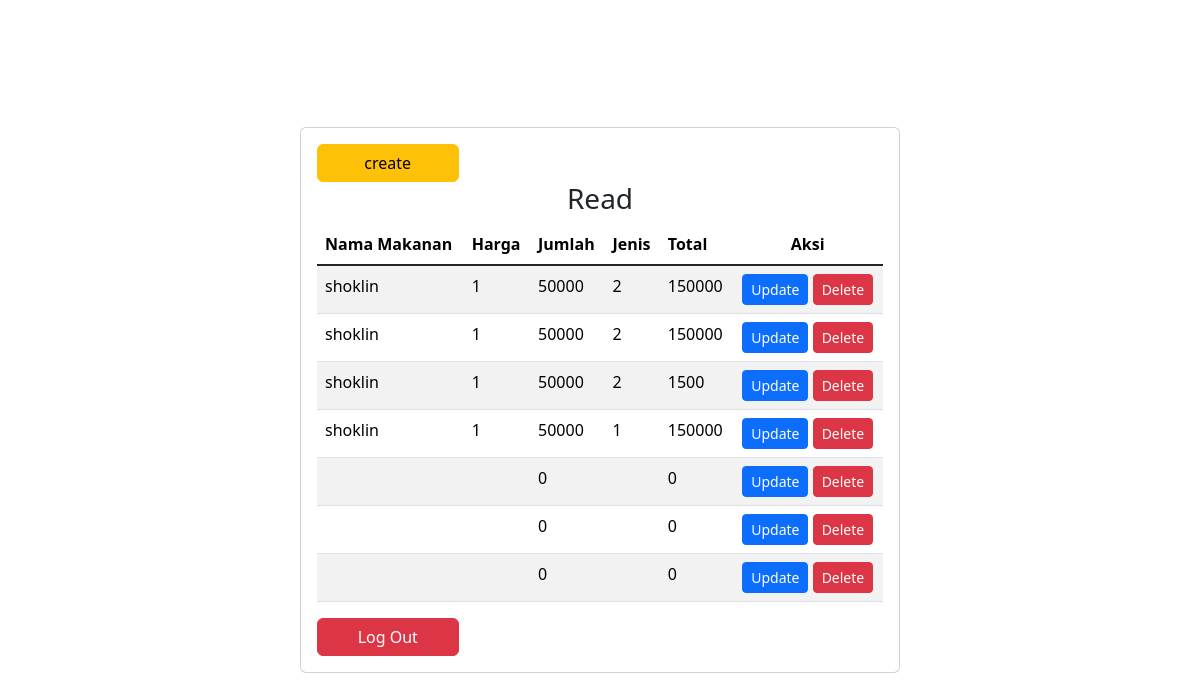
The app's page /read.php with its own data.
### tables this page shows
CREATE TABLE `sembako` (
  `id` int(11) NOT NULL AUTO_INCREMENT,
  `nama` varchar(255) NOT NULL,
  `jenis` varchar(255) NOT NULL,
  `harga` int(11) NOT NULL,
  `barang` varchar(255) NOT NULL,
  `total` int(11) DEFAULT NULL,
  PRIMARY KEY (`id`)
);

### read.php (the view, shortened to what this page needs)
<?php include 'connect.php' ?>
<!DOCTYPE html>
<html lang="en">
<head>
    <link href="https://cdn.jsdelivr.net/npm/bootstrap@5.3.1/dist/css/bootstrap.min.css" rel="stylesheet"
>
</head>
<body class="min-vh-100 d-flex align-items-center">
    <div class="card w-50 m-auto p-3">
        <a class="btn btn-warning w-25 flex-end" href="create.php">create</a>
        <h3 class="text-center">Read</h3>
        <table class="table table-striped">
            <thead>
                <tr>
                    <th>Nama Makanan</th>
                    <th>Harga</th>
                    <th>Jumlah</th>
                    <th>Jenis</th>
                    <th>Total</th>
                    <th class="text-center">Aksi</th>
                </tr>
            </thead>
            <tbody class="table-group-divider">
                <?php
    $sql = "select * from sembako";
    $result = mysqli_query($conn, $sql);
    if ($result) {
        while($data =mysqli_fetch_assoc($result)) {
            $id = $data['id'];
            $nama = $data['nama'];
            $jenis = $data['jenis'];
            $harga = $data['harga'];
            $barang = $data['barang'];
            $total = $data['total'];
            echo '
            <tr>
            <td>'.$nama.'</td>
            <td>'.$jenis.'</td>
            <td>'.$harga.'</td>
            <td>'.$barang.'</td>
            <td>'.$total.'</td>
            <td class= "text-center">
                <a href="update.php?id='.$id.'"class="btn btn-sm btn-primary"> Update </a>
                <button onClick="hapus('.$id.')"class="btn btn-sm btn-danger">Delete</button>
            </td>
            </tr>
            ';
        }
        }
    ?>
            </tbody>
        </table>
        <a class="btn btn-danger w-25 flex-end" href="logout.php">Log Out</a>
    </div>
</body>
</html>

### records on screen
sembako: nama "shoklin", jenis "1", harga "50000", barang "2", total "150000"
sembako: nama "shoklin", jenis "1", harga "50000", barang "2", total "150000"
sembako: nama "shoklin", jenis "1", harga "50000", barang "2", total "1500"
sembako: nama "shoklin", jenis "1", harga "50000", barang "1", total "150000"
sembako: harga "0", total "0"
sembako: harga "0", total "0"
sembako: harga "0", total "0"
